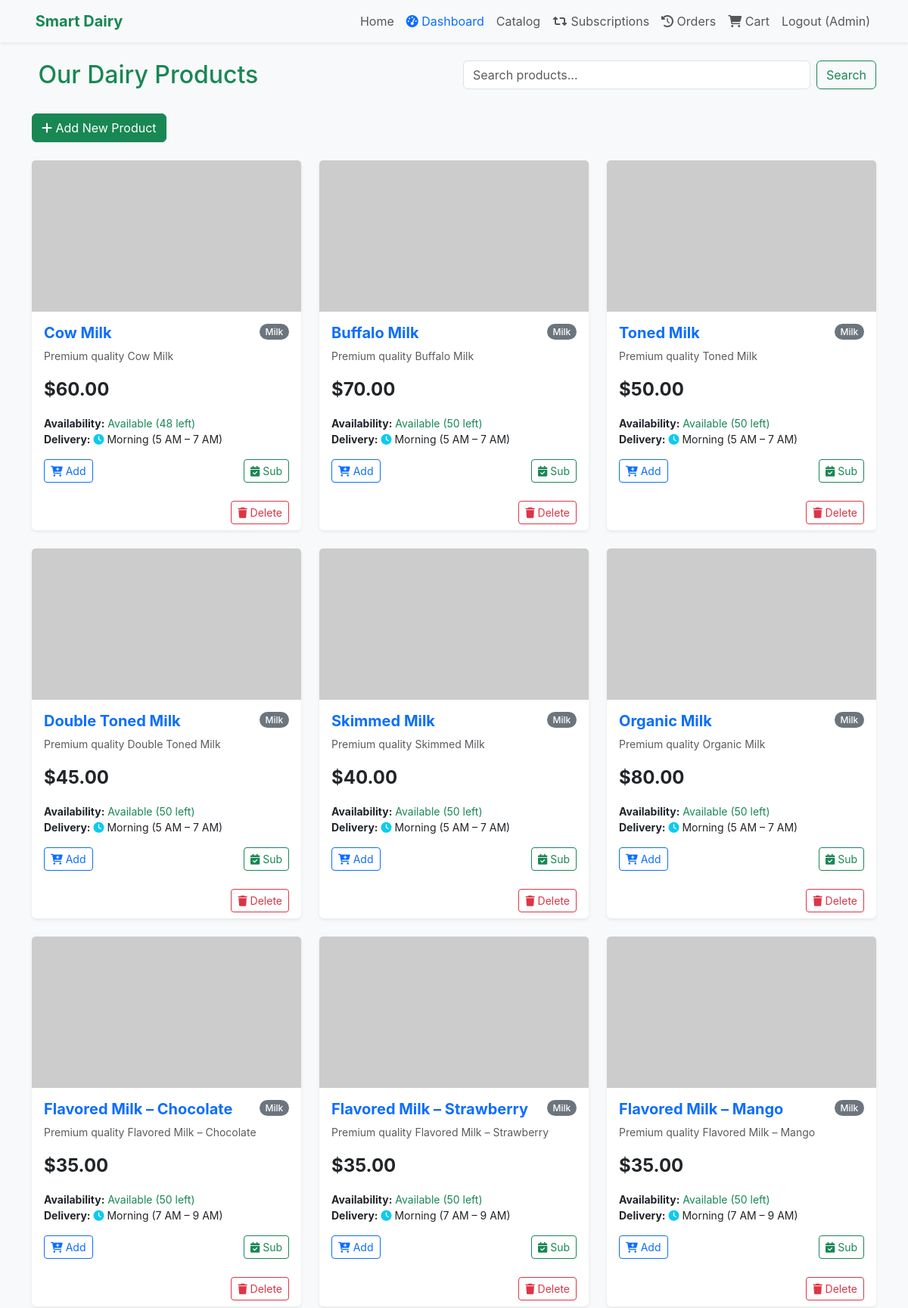
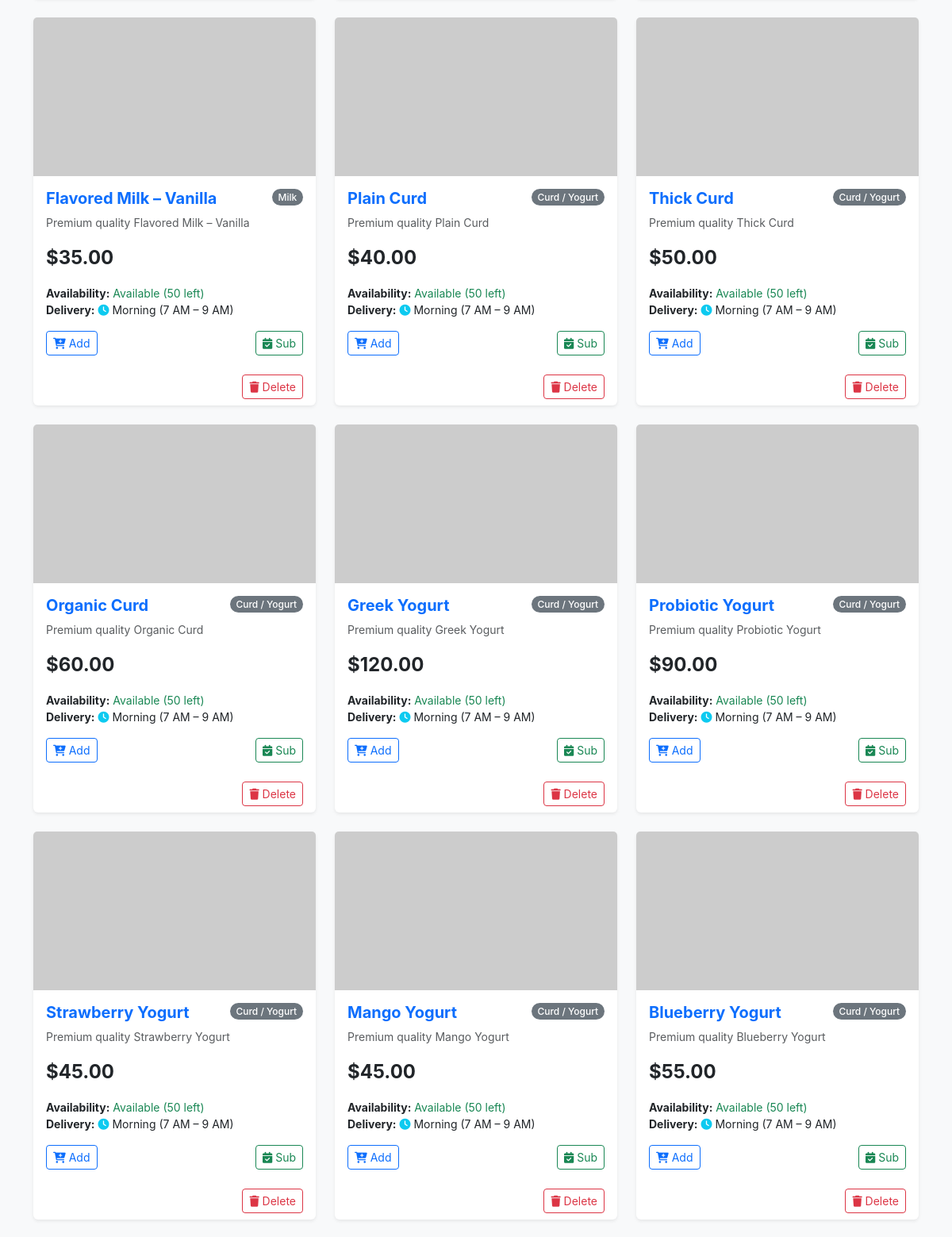
Screenshot of /products (signed in, upper part) with the database file from the repository (2 pictures, top to bottom).
### tables this page shows
CREATE TABLE Products (
    product_id INTEGER PRIMARY KEY AUTOINCREMENT,
    name TEXT NOT NULL,
    price REAL NOT NULL,
    stock INTEGER NOT NULL DEFAULT 0,
    description TEXT,
    image TEXT,
    category TEXT,
    delivery_slot_id INTEGER,
    availability TEXT DEFAULT 'Available',
    FOREIGN KEY (delivery_slot_id) REFERENCES Delivery_Slots(slot_id)
);

CREATE TABLE Delivery_Slots (
    slot_id INTEGER PRIMARY KEY AUTOINCREMENT,
    start_time TEXT NOT NULL,
    end_time TEXT NOT NULL,
    name TEXT NOT NULL
);

### modules/products.py (the view)
@products_bp.route('/products')
def catalog():
    search = request.args.get('search', '')
    conn = get_db_connection()
    query = '''
        SELECT p.*, d.name as delivery_slot_name, d.start_time, d.end_time
        FROM Products p
        LEFT JOIN Delivery_Slots d ON p.delivery_slot_id = d.slot_id
    '''
    if search:
        query += " WHERE p.name LIKE ? OR p.category LIKE ?"
        products = conn.execute(query, ('%' + search + '%', '%' + search + '%')).fetchall()
    else:
        products = conn.execute(query).fetchall()
    conn.close()
    return render_template('products/catalog.html', products=products, search=search)

### database/db.py (called while the page is built)
def get_db_connection():
    conn = sqlite3.connect(DB_PATH)
    conn.row_factory = sqlite3.Row
    return conn

### templates/products/catalog.html (shortened to what this page needs)
{% extends 'base.html' %}
{% block content %}
<div class="row mb-4">
    <div class="col-md-6">
        <h2 class="text-success"> Our Dairy Products</h2>
    </div>
    <div class="col-md-6">
        <form action="{{ url_for('products_bp.catalog') }}" method="GET" class="d-flex">
            <input type="text" name="search" class="form-control me-2" placeholder="Search products..." value="{{ search }}">
            <button class="btn btn-outline-success" type="submit">Search</button>
        </form>
    </div>
</div>
{% if session.get('role') == 'admin' %}
<div class="mb-4">
    <a href="{{ url_for('products_bp.add_product') }}" class="btn btn-success"><i class="fa fa-plus"></i> Add New Product</a>
</div>
{% endif %}
<div class="row">
    {% for product in products %}
    <div class="col-md-4 mb-4">
        <div class="card h-100 shadow-sm product-card border-0">
            {% if product.image %}
            <img src="{{ product.image }}" class="card-img-top" alt="{{ product.name }}" style="height: 200px; object-fit: cover;">
            {% else %}
            <img src="https://via.placeholder.com/300x200?text={{ product.name }}" class="card-img-top" alt="{{ product.name }}">
            {% endif %}
            <div class="card-body">
                <div class="d-flex justify-content-between align-items-start mb-2">
                    <h5 class="card-title fw-bold text-primary mb-0">{{ product.name }}</h5>
                    <span class="badge bg-secondary rounded-pill">{{ product.category }}</span>
                </div>
                <p class="card-text text-muted small mb-3">{{ product.description }}</p>
                <div class="mb-3">
                    <span class="fs-4 fw-bold">${{ "%.2f"|format(product.price) }}</span>
                </div>
                <ul class="list-unstyled small mb-3">
                    <li><strong>Availability:</strong>
                        {% if product.stock > 0 %}
                            <span class="text-success">{{ product.availability }} ({{ product.stock }} left)</span>
                        {% else %}
                            <span class="text-danger">Out of Stock</span>
                        {% endif %}
                    </li>
                    <li><strong>Delivery:</strong> <i class="fa fa-clock text-info"></i> {{ product.delivery_slot_name }}</li>
                </ul>
                <div class="d-flex justify-content-between align-items-center mt-3">
                    <form action="{{ url_for('orders_bp.add_to_cart') }}" method="POST" class="d-inline">
                        <button type="submit" class="btn btn-sm btn-outline-primary" {% if product.stock <= 0 %}disabled{% endif %}>
                            <i class="fa fa-cart-plus"></i> Add
                        </button>
                    </form>
                    <a href="{{ url_for('subscriptions_bp.subscribe', product_id=product.product_id) }}" class="btn btn-sm btn-outline-success">
                        <i class="fa fa-calendar-check"></i> Sub
                    </a>
                </div>
            </div>
            {% if session.get('role') == 'admin' %}
            <div class="card-footer bg-transparent border-0 d-flex justify-content-end">
                <form action="{{ url_for('products_bp.delete_product', product_id=product.product_id) }}" method="POST" onsubmit="return confirm('Are you sure?');">
                    <button type="submit" class="btn btn-sm btn-outline-danger"><i class="fa fa-trash"></i> Delete</button>
                </form>
            </div>
            {% endif %}
        </div>
    </div>
    {% else %}
    <div class="col-12 text-center py-5">
        <h4 class="text-muted">No products found.</h4>
    </div>
    {% endfor %}
</div>
{% endblock %}

### static/css/style.css (style rules this page uses)
body { background-color: #f8f9fa; font-family: 'Inter', 'Segoe UI', Roboto, Helvetica, Arial, sans-serif; }
.card { transition: transform 0.2s ease-in-out, box-shadow 0.2s ease-in-out; }
.badge { font-weight: 500; }

### rows the page displays
Products: name "Cow Milk", category "Milk", description "Premium quality Cow Milk", price "60.00", availability "Available", stock "48", delivery_slot_name "Morning (5 AM – 7 AM)"
Products: name "Buffalo Milk", category "Milk", description "Premium quality Buffalo Milk", price "70.00", availability "Available", stock "50", delivery_slot_name "Morning (5 AM – 7 AM)"
Products: name "Toned Milk", category "Milk", description "Premium quality Toned Milk", price "50.00", availability "Available", stock "50", delivery_slot_name "Morning (5 AM – 7 AM)"
Products: name "Double Toned Milk", category "Milk", description "Premium quality Double Toned Milk", price "45.00", availability "Available", stock "50", delivery_slot_name "Morning (5 AM – 7 AM)"
Products: name "Skimmed Milk", category "Milk", description "Premium quality Skimmed Milk", price "40.00", availability "Available", stock "50", delivery_slot_name "Morning (5 AM – 7 AM)"
Products: name "Organic Milk", category "Milk", description "Premium quality Organic Milk", price "80.00", availability "Available", stock "50", delivery_slot_name "Morning (5 AM – 7 AM)"
Products: name "Flavored Milk – Chocolate", category "Milk", description "Premium quality Flavored Milk – Chocolate", price "35.00", availability "Available", stock "50", delivery_slot_name "Morning (7 AM – 9 AM)"
Products: name "Flavored Milk – Strawberry", category "Milk", description "Premium quality Flavored Milk – Strawberry", price "35.00", availability "Available", stock "50", delivery_slot_name "Morning (7 AM – 9 AM)"
Products: name "Flavored Milk – Mango", category "Milk", description "Premium quality Flavored Milk – Mango", price "35.00", availability "Available", stock "50", delivery_slot_name "Morning (7 AM – 9 AM)"
Products: name "Flavored Milk – Vanilla", category "Milk", description "Premium quality Flavored Milk – Vanilla", price "35.00", availability "Available", stock "50", delivery_slot_name "Morning (7 AM – 9 AM)"
Products: name "Plain Curd", category "Curd / Yogurt", description "Premium quality Plain Curd", price "40.00", availability "Available", stock "50", delivery_slot_name "Morning (7 AM – 9 AM)"
Products: name "Thick Curd", category "Curd / Yogurt", description "Premium quality Thick Curd", price "50.00", availability "Available", stock "50", delivery_slot_name "Morning (7 AM – 9 AM)"
Products: name "Organic Curd", category "Curd / Yogurt", description "Premium quality Organic Curd", price "60.00", availability "Available", stock "50", delivery_slot_name "Morning (7 AM – 9 AM)"
Products: name "Greek Yogurt", category "Curd / Yogurt", description "Premium quality Greek Yogurt", price "120.00", availability "Available", stock "50", delivery_slot_name "Morning (7 AM – 9 AM)"
Products: name "Probiotic Yogurt", category "Curd / Yogurt", description "Premium quality Probiotic Yogurt", price "90.00", availability "Available", stock "50", delivery_slot_name "Morning (7 AM – 9 AM)"
Products: name "Strawberry Yogurt", category "Curd / Yogurt", description "Premium quality Strawberry Yogurt", price "45.00", availability "Available", stock "50", delivery_slot_name "Morning (7 AM – 9 AM)"
Products: name "Mango Yogurt", category "Curd / Yogurt", description "Premium quality Mango Yogurt", price "45.00", availability "Available", stock "50", delivery_slot_name "Morning (7 AM – 9 AM)"
Products: name "Blueberry Yogurt", category "Curd / Yogurt", description "Premium quality Blueberry Yogurt", price "55.00", availability "Available", stock "50", delivery_slot_name "Morning (7 AM – 9 AM)"

### other values shown
{{ session.get('name') }} "Admin"
